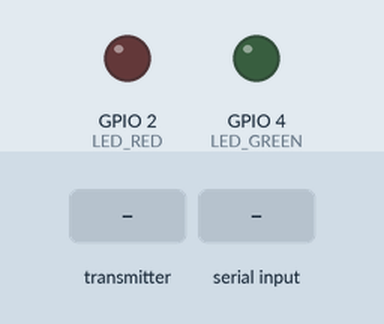
Simulated run of this sketch. Board: ESP32. Shown: output pins drawn as LEDs (lit = HIGH). Inputs (shaded band) come from the test bench. Nothing arrives over Bluetooth unless stated; a phone connects over Bluetooth LE 3 s after start; what the sketch prints to the serial monitor is not drawn.

Above: at 1.2 s.
1.3 s: the transmitter starts sending nodeID = LANDSLIDE
At 1.7 s:
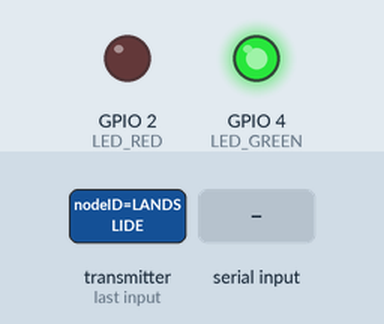
2.8 s: "30|150|10|200\n" received over the second serial link
At 4.06 s:
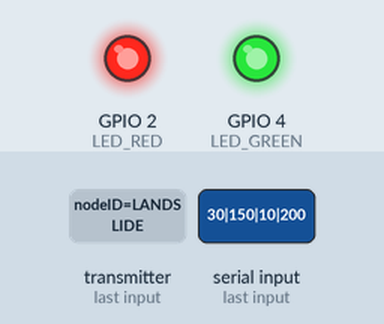
Timing chart, 0 to 5.8 s (numbered marks = the images above; inputs shaded):
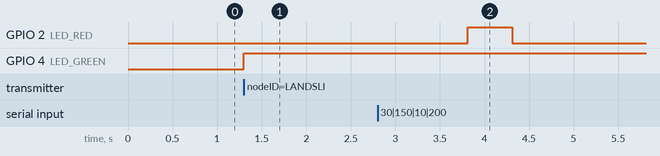

Measured:
- after the input at 1.3 s, GPIO 4 (LED_GREEN): LOW → HIGH at once
- after the input at 2.8 s, GPIO 2 (LED_RED): LOW → HIGH after 1.0 s, → LOW 0.50 s later

The sketch:

relay_esp_a.ino
```cpp
/*
   Prahari-Link PRODUCTION: Village Relay (ESP-A)
   Logic: Bluetooth Input -> ESP-NOW Output -> LED Feedback
   v3: Enhanced ACK + BLE Volunteer Alert Broadcasting
*/

#include <esp_now.h>
#include <WiFi.h>
#include "BluetoothSerial.h"
#include <BLEDevice.h>
#include <BLEUtils.h>
#include <BLEServer.h>

// --- CONFIGURATION ---
uint8_t hubAddress[] = {0x68, 0x09, 0x47, 0x48, 0x41, 0xC0}; // ESP-B MAC
#define LED_RED 2   // Built-in LED for SOS Status
#define LED_GREEN 4 // ACK Feedback LED
#define SOS_COOLDOWN_MS 1000 // 1-second debounce (app handles the 30-min lockout)
#define BATTERY_DRAIN_INTERVAL_MS 60000 // Drop 1% every minute (simulates real usage)
#define BATTERY_BOOST_ON_SOS 15 // Battery jumps up by ~15% on each SOS (simulates fresh battery)
#define BATTERY_SOLAR_CHARGE_MS 120000 // Solar recovers 1% every 2 minutes when active
#define BLE_ADVERT_DURATION_MS 60000 // Broadcast BLE alert for 60 seconds after SOS

BluetoothSerial SerialBT;

// Optimized struct: 182 bytes (under 250B ESP-NOW limit)
typedef struct struct_message {
    char nodeID[10];
    char type[10];
    char category[12];
    char citizenName[30];  // Reporter's full name
    char ai_detected[8];
    char note[100];
    float lat;
    float lon;
    uint8_t status;
    uint8_t battery_pct;
    uint8_t solar_ok;
    uint8_t ai_confidence;
} struct_message;

// ACK Dispatch struct — received from ESP-B when dashboard acknowledges
typedef struct struct_ack {
    char nodeID[10];
    char commander[30];
    uint8_t personnel;
    char vehicle[30];
    char eta[20];
    uint8_t hasDetails; // 0 = basic ack, 1 = full dispatch ack
} struct_ack;

struct_message myData;
esp_now_peer_info_t peerInfo;

unsigned long redLedOffTime = 0;
unsigned long lastSOSTime = 0;
unsigned long lastBatteryTick = 0;
unsigned long lastSolarTick = 0;
uint8_t simulatedBattery = 100; // Start at 100%
bool solarPanelActive = true;

// BLE Advertising
BLEAdvertising *pAdvertising = nullptr;
bool bleAdvertisingActive = false;
unsigned long bleAdvertStopTime = 0;

// Simulate battery drain — call this regularly from loop()
void updateBattery() {
    unsigned long now = millis();

    // Gradual drain: -1% every BATTERY_DRAIN_INTERVAL_MS
    if (now - lastBatteryTick >= BATTERY_DRAIN_INTERVAL_MS) {
        lastBatteryTick = now;
        if (simulatedBattery > 5) {
            simulatedBattery--; // Drain 1%
        }
    }

    // Solar recharge: +1% every BATTERY_SOLAR_CHARGE_MS when solar is active
    if (solarPanelActive && simulatedBattery < 100) {
        if (now - lastSolarTick >= BATTERY_SOLAR_CHARGE_MS) {
            lastSolarTick = now;
            simulatedBattery++; // Solar recovers 1%
            if (simulatedBattery > 100) simulatedBattery = 100;
        }
    }

    // Randomly toggle solar status (simulates weather/night)
    if (now % 300000 < 100) { // Every ~5 minutes, slight chance of toggle
        solarPanelActive = (now / 60000) % 3 != 0; // 2/3 chance active, 1/3 inactive
    }
}

// Get current battery percentage with simulated fluctuation
uint8_t getBatteryPct() {
    // Add slight jitter (±2%) for realistic feel
    int jitter = (millis() / 1000) % 5 - 2;
    int pct = (int)simulatedBattery + jitter;
    if (pct < 0) pct = 0;
    if (pct > 100) pct = 100;
    return (uint8_t)pct;
}

// ── BLE Volunteer Alert Broadcasting ────────────────────────────────────────
void startBLEAlertBroadcast(const char* nodeID, const char* category, float lat, float lon) {
    if (pAdvertising == nullptr) return;

    // Stop any existing advertising first
    pAdvertising->stop();

    // Build compressed advertising data
    // Format: "P|NA|LS|27.6945,83.4457" — short enough for BLE advert (~29 bytes)
    char advPayload[32];
    // Use compressed nodeID (last char) and category (2-letter code)
    size_t nodeLen = strlen(nodeID);
    const char* shortNode = (nodeLen > 0) ? (nodeID + nodeLen - 1) : "U"; // Last char: A, B, C, or L (CMD_CTRL)
    const char* shortCat = category;
    // Map categories to 2-letter codes
    if (strcmp(category, "LANDSLIDE") == 0) shortCat = "LS";
    else if (strcmp(category, "FLOOD") == 0) shortCat = "FL";
    else if (strcmp(category, "EARTHQUAKE") == 0) shortCat = "EQ";
    else if (strcmp(category, "CRIME") == 0) shortCat = "CR";
    else if (strcmp(category, "MEDICAL") == 0) shortCat = "MD";
    else if (strcmp(category, "FIRE") == 0) shortCat = "FI";
    else if (strcmp(category, "MISSING") == 0) shortCat = "MS";
    else if (strcmp(category, "DISTURBANCE") == 0) shortCat = "DI";

    snprintf(advPayload, sizeof(advPayload), "P|%s|%s|%.4f,%.4f", shortNode, shortCat, lat, lon);

    // Set BLE advertising data
    BLEAdvertisementData advertisementData;
    // Manufacturer data only (fits within 31-byte BLE advert limit)
    // Phone app scans for "P|" prefix in manufacturer data
    advertisementData.setManufacturerData(advPayload);
    pAdvertising->setAdvertisementData(advertisementData);

    // Start advertising
    pAdvertising->start();
    bleAdvertisingActive = true;
    bleAdvertStopTime = millis() + BLE_ADVERT_DURATION_MS;

    Serial.print("BLE Alert Broadcast: ");
    Serial.println(advPayload);
}

void stopBLEAlertBroadcast() {
    if (pAdvertising && bleAdvertisingActive) {
        pAdvertising->stop();
        bleAdvertisingActive = false;
        Serial.println("BLE Alert Broadcast stopped");
    }
}

void OnDataSent(const wifi_tx_info_t *info, esp_now_send_status_t status) {
    Serial.println(status == ESP_NOW_SEND_SUCCESS ? "Radio: Sent OK" : "Radio: Sent FAIL");
}

void OnDataRecv(const esp_now_recv_info *recv_info, const uint8_t *incomingData, int len) {
    // Check if this is a full ACK/RESOLVE dispatch struct or legacy single-byte
    if (len >= sizeof(struct_ack)) {
        struct_ack ackMsg;
        memcpy(&ackMsg, incomingData, sizeof(ackMsg));

        if (ackMsg.hasDetails == 2) {
            digitalWrite(LED_GREEN, LOW); // Turn off ACK LED
            Serial.println("POLICE RESOLVED/CLEARED the incident.");
            // Send RESOLVED to phone via Bluetooth
            char resBuffer[40];
            snprintf(resBuffer, sizeof(resBuffer), "RESOLVED:%s", ackMsg.nodeID);
            SerialBT.println(resBuffer);
            Serial.print("Sent to phone: ");
            Serial.println(resBuffer);
            return;
        }

        digitalWrite(LED_GREEN, HIGH);
        Serial.println("POLICE ACKNOWLEDGED! Dispatch details received.");
        Serial.printf("  Node: %s, Commander: %s, Personnel: %d, Vehicle: %s, ETA: %s\n",
            ackMsg.nodeID, ackMsg.commander, ackMsg.personnel, ackMsg.vehicle, ackMsg.eta);

        if (ackMsg.hasDetails == 1 && strlen(ackMsg.commander) > 0) {
            // Rich ACK with dispatch details — send to phone via Bluetooth
            char ackBuffer[220];
            snprintf(ackBuffer, sizeof(ackBuffer),
                "ACK:%s|%s|%d|%s|%s",
                ackMsg.nodeID,
                ackMsg.commander,
                ackMsg.personnel,
                ackMsg.vehicle,
                ackMsg.eta
            );
            SerialBT.println(ackBuffer);
            Serial.print("Sent to phone: ");
            Serial.println(ackBuffer);
        } else {
            // Basic ACK — no dispatch details
            SerialBT.println("ACK:HELP_ON_THE_WAY");
            Serial.println("Sent to phone: ACK:HELP_ON_THE_WAY");
        }
    } else {
        digitalWrite(LED_GREEN, HIGH);
        // Legacy single-byte ACK (backward compatible)
        SerialBT.println("ACK:HELP_ON_THE_WAY");
        Serial.println("POLICE ACKNOWLEDGED! Green LED ON.");
    }
}

void setup() {
    Serial.begin(115200);
    pinMode(LED_RED, OUTPUT);
    pinMode(LED_GREEN, OUTPUT);

    // Initialize Classic Bluetooth for phone connection
    SerialBT.begin("Prahari-Link-V1");
    Serial.println("Bluetooth Ready: Prahari-Link-V1");

    // Initialize BLE for volunteer alert broadcasting
    BLEDevice::init("PRAHARI-LINK-BLE");
    BLEServer *pServer = BLEDevice::createServer();
    pAdvertising = BLEDevice::getAdvertising();
    Serial.println("BLE Ready: PRAHARI-LINK-BLE");

    // Initialize WiFi + ESP-NOW
    WiFi.mode(WIFI_STA);
    if (esp_now_init() != ESP_OK) return;
    esp_now_register_send_cb(OnDataSent);
    esp_now_register_recv_cb(OnDataRecv);

    memcpy(peerInfo.peer_addr, hubAddress, 6);
    peerInfo.channel = 1;
    peerInfo.encrypt = false;
    esp_now_add_peer(&peerInfo);

    Serial.print("ESP-A MAC Address: ");
    Serial.println(WiFi.macAddress());
    Serial.println("ESP-NOW Ready");
    Serial.println("System initialized — BLE + Classic BT + ESP-NOW running");
}

void parseAndSendAlert(String data) {
    data.trim();
    if (data.length() < 3) return;

    // Minimal debounce to prevent serial buffer overflow only
    if (millis() - lastSOSTime < SOS_COOLDOWN_MS) {
        Serial.println("Debounce - ignoring");
        return;
    }

    // Defaults
    strcpy(myData.nodeID, "NODE_A");
    strcpy(myData.category, "");
    strcpy(myData.citizenName, "");
    strcpy(myData.note, "");
    strcpy(myData.ai_detected, "");
    myData.status = 0;

    // Simulate battery boost on SOS (like a fresh battery was inserted)
    if (simulatedBattery < 50) {
        simulatedBattery += BATTERY_BOOST_ON_SOS;
        if (simulatedBattery > 100) simulatedBattery = 100;
    }
    myData.battery_pct = getBatteryPct();
    myData.solar_ok = solarPanelActive ? 1 : 0;
    myData.ai_confidence = 0;

    float lat = 0, lon = 0;

    int firstPipe = data.indexOf('|');
    int firstColon = data.indexOf(':');

    if (firstPipe > 0) {
        // Pipe format options:
        String type = data.substring(0, firstPipe);
        int secondPipe = data.indexOf('|', firstPipe + 1);
        int thirdPipe = data.indexOf('|', secondPipe + 1);
        if (secondPipe < 0 || thirdPipe < 0) return;

        int fourthPipe = data.indexOf('|', thirdPipe + 1);
        int fifthPipe = data.indexOf('|', fourthPipe + 1);
        int sixthPipe = data.indexOf('|', fifthPipe + 1);

        lat = data.substring(firstPipe + 1, secondPipe).toFloat();
        lon = data.substring(secondPipe + 1, thirdPipe).toFloat();

        int seventhPipe = data.indexOf('|', sixthPipe + 1);
        int eighthPipe = data.indexOf('|', seventhPipe + 1);

        if (sixthPipe > 0 && seventhPipe > 0 && eighthPipe > 0) {
            // New 8-pipe format with citizen name + battery: TYPE|lat|lon|cat|note|FACE|conf|name|battery_pct
            String cat = data.substring(thirdPipe + 1, fourthPipe);
            cat.toCharArray(myData.category, 12);
            String note = data.substring(fourthPipe + 1, fifthPipe);
            note.toCharArray(myData.note, 100);
            String aiLabel = data.substring(fifthPipe + 1, sixthPipe);
            aiLabel.toCharArray(myData.ai_detected, 8);
            myData.ai_confidence = (uint8_t)data.substring(sixthPipe + 1, seventhPipe).toInt();
            String name = data.substring(seventhPipe + 1, eighthPipe);
            name.toCharArray(myData.citizenName, 30);
            uint8_t phoneBattery = (uint8_t)data.substring(eighthPipe + 1).toInt();
            if (phoneBattery > 0 && phoneBattery <= 100) {
                simulatedBattery = phoneBattery;
            }
        } else if (sixthPipe > 0 && seventhPipe > 0) {
            // 7-pipe format without battery
            String cat = data.substring(thirdPipe + 1, fourthPipe);
            cat.toCharArray(myData.category, 12);
            String note = data.substring(fourthPipe + 1, fifthPipe);
            note.toCharArray(myData.note, 100);
            String aiLabel = data.substring(fifthPipe + 1, sixthPipe);
            aiLabel.toCharArray(myData.ai_detected, 8);
            myData.ai_confidence = (uint8_t)data.substring(sixthPipe + 1, seventhPipe).toInt();
            String name = data.substring(seventhPipe + 1);
            name.toCharArray(myData.citizenName, 30);
        } else if (sixthPipe > 0) {
            // 6-pipe format without name
            String cat = data.substring(thirdPipe + 1, fourthPipe);
            cat.toCharArray(myData.category, 12);
            String note = data.substring(fourthPipe + 1, fifthPipe);
            note.toCharArray(myData.note, 100);
            String aiLabel = data.substring(fifthPipe + 1, sixthPipe);
            aiLabel.toCharArray(myData.ai_detected, 8);
            myData.ai_confidence = (uint8_t)data.substring(sixthPipe + 1).toInt();
        } else if (fifthPipe > 0) {
            // Old format without category
            String note = data.substring(thirdPipe + 1, fourthPipe);
            note.toCharArray(myData.note, 100);
            String aiLabel = data.substring(fourthPipe + 1, fifthPipe);
            aiLabel.toCharArray(myData.ai_detected, 8);
            myData.ai_confidence = (uint8_t)data.substring(fifthPipe + 1).toInt();
        }

        type.toCharArray(myData.type, 10);
    } else if (firstColon > 0) {
        // Basic format: "TYPE:lat,lon" - backward compatible
        String type = data.substring(0, firstColon);
        String coords = data.substring(firstColon + 1);
        int comma = coords.indexOf(',');
        if (comma > 0) {
            lat = coords.substring(0, comma).toFloat();
            lon = coords.substring(comma + 1).toFloat();
        }
        type.toCharArray(myData.type, 10);
    }

    if (lat == 0 && lon == 0) return;

    lastSOSTime = millis();
    myData.lat = lat;
    myData.lon = lon;

    digitalWrite(LED_RED, HIGH);
    esp_now_send(hubAddress, (uint8_t *)&myData, sizeof(myData));
    Serial.print("Sent via ESP-NOW: ");
    Serial.println(myData.type);
    redLedOffTime = millis() + 500;

    // Broadcast BLE alert for nearby volunteers
    startBLEAlertBroadcast(myData.nodeID, myData.category, myData.lat, myData.lon);
}

void loop() {
    if (redLedOffTime > 0 && millis() >= redLedOffTime) {
        digitalWrite(LED_RED, LOW);
        redLedOffTime = 0;
    }

    // Update simulated battery every cycle
    updateBattery();

    // Stop BLE advertising after timeout
    if (bleAdvertisingActive && millis() >= bleAdvertStopTime) {
        stopBLEAlertBroadcast();
    }

    if (SerialBT.available()) {
        String data = SerialBT.readString();
        Serial.print("App Trigger: ");
        Serial.println(data);
        parseAndSendAlert(data);
    }

    // Log battery status every 30 seconds for debugging
    static unsigned long lastBatteryLog = 0;
    if (millis() - lastBatteryLog >= 30000) {
        lastBatteryLog = millis();
        Serial.print("Battery: ");
        Serial.print(getBatteryPct());
        Serial.print("%, Solar: ");
        Serial.print(solarPanelActive ? "ON" : "OFF");
        Serial.print(", BLE: ");
        Serial.println(bleAdvertisingActive ? "Broadcasting" : "Idle");
    }
}
```
